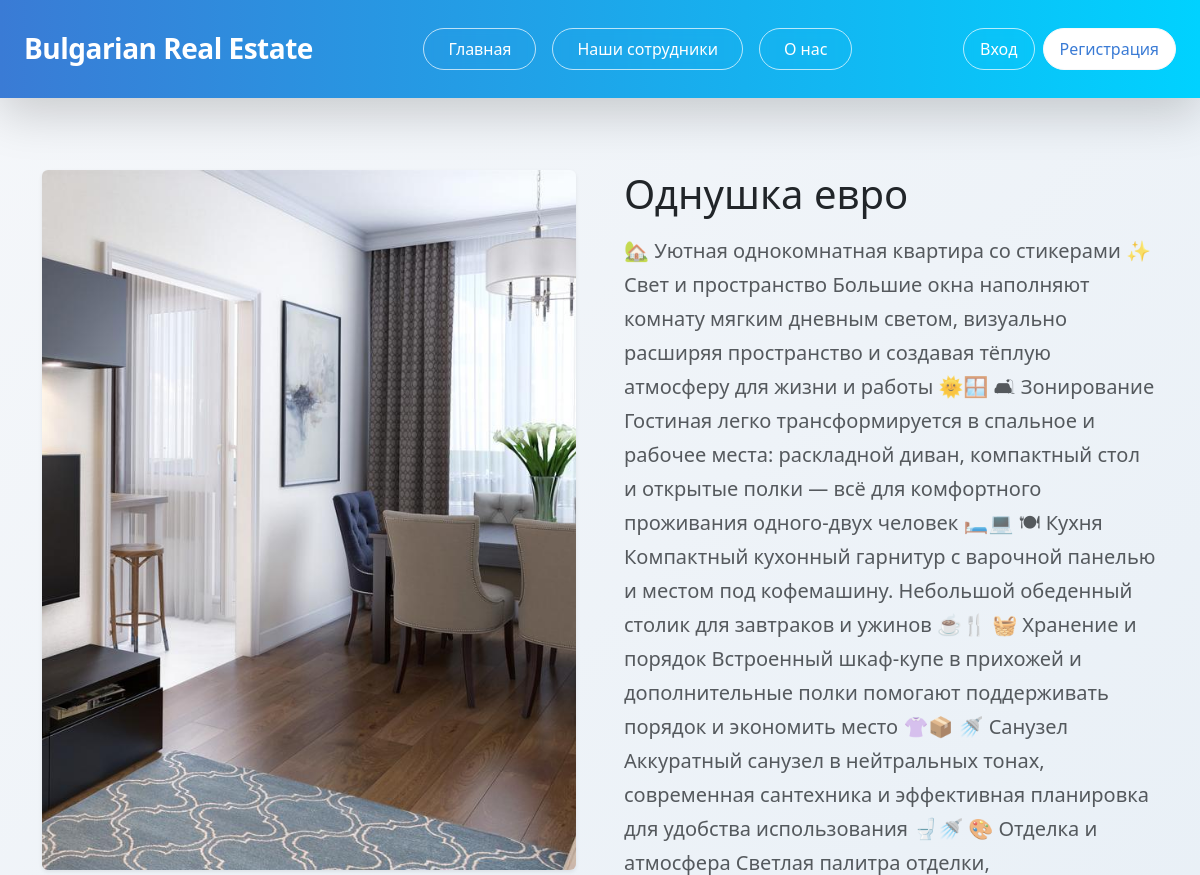
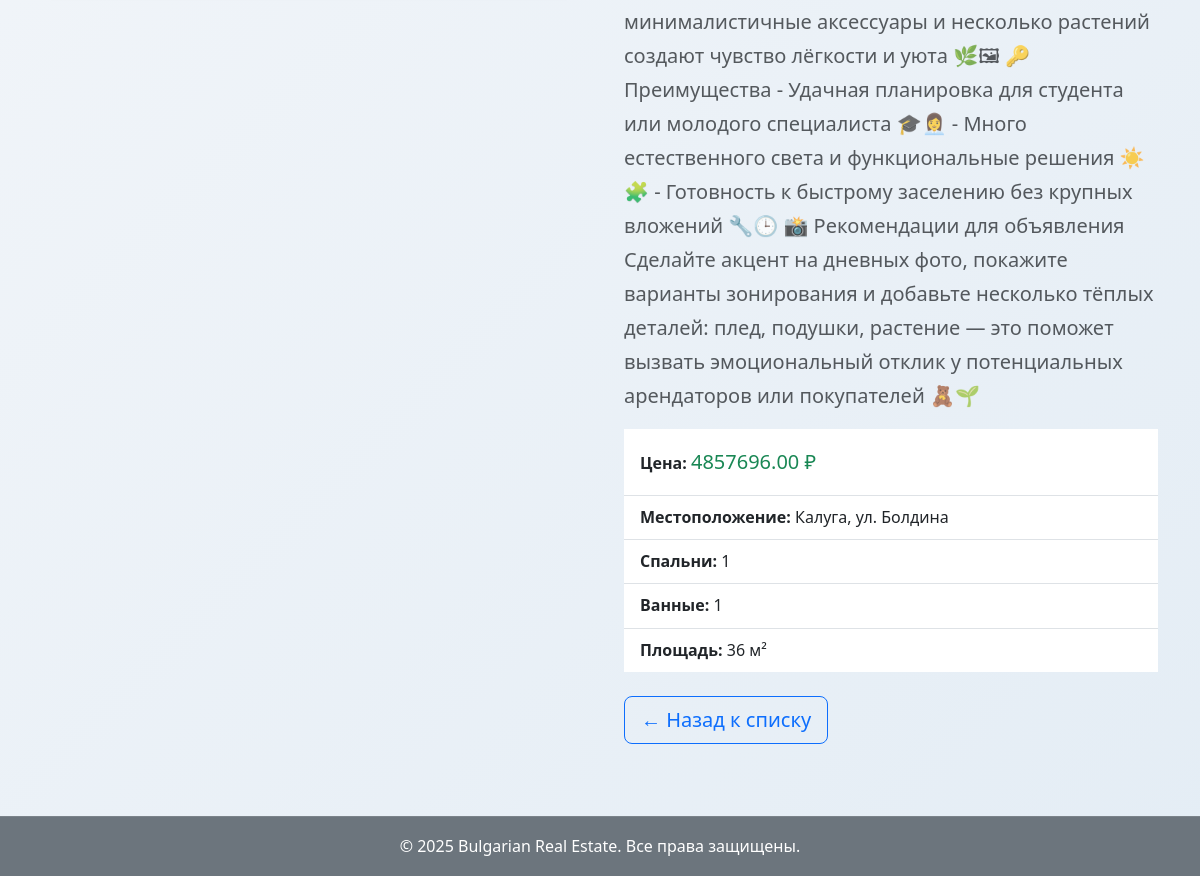
The app's page /property/10/ with its own data (2 pictures, top to bottom).
### properties/models.py (models this page shows, shortened)
class Property(models.Model):
    title = models.CharField("Заголовок", max_length=50)
    description = models.TextField("Описание")
    price = models.DecimalField("Цена", max_digits=10, decimal_places=2)
    location = models.CharField("Местоположение", max_length=100)
    bedrooms = models.IntegerField("Количество спален", blank=True, null=True)
    bathrooms = models.IntegerField("Количество ванных комнат")
    area = models.IntegerField("Площадь (м²)")
    property_type = models.CharField(
        "Тип недвижимости",
        max_length=10,
        choices=PROPERTY_TYPE_CHOICES,
        default='1_room'
    )
    image = models.ImageField("Фото", upload_to='properties/', blank=True, null=True)
    is_published = models.BooleanField("Опубликовано", default=True)
    created_at = models.DateTimeField(auto_now_add=True)
    class Meta:
        verbose_name = "Недвижимость"
        verbose_name_plural = "Недвижимость"

### properties/views.py (the view)
# urls.py: path('property/<int:pk>/', views.PropertyDetailView.as_view(), name='property_detail'),
class PropertyDetailView(DetailView):
    model = Property
    template_name = 'properties/property_detail.html'
    context_object_name = 'property'
    def get_queryset(self):
        return Property.objects.filter(is_published=True)

### templates/properties/property_detail.html (shortened to what this page needs)
{% extends "properties/base.html" %}
{% load static %}
{% block content %}
<div class="container my-5 text-dark">
  <div class="row align-items-start g-5">
    <div class="col-md-6">
      {% if property.image %}
        <img src="{{ property.image.url }}"
             class="img-fluid rounded shadow-sm"
             alt="{{ property.title }}"
             style="width: 100%; height: 700px; object-fit: cover;">
      {% else %}
        <img src="https://via.placeholder.com/600x450?text=Нет+фото"
             class="img-fluid rounded"
             alt="Нет фото"
             style="width: 100%; height: 450px; object-fit: cover;">
      {% endif %}
    </div>
    <div class="col-md-6">
      <h1 class="mb-3">{{ property.title }}</h1>
      <p class="lead text-muted">{{ property.description }}</p>
      <ul class="list-group list-group-flush mb-4">
        <li class="list-group-item py-3">
          <strong>Цена:</strong>
          <span class="text-success fs-5">{{ property.price }} ₽</span>
        </li>
        <li class="list-group-item py-2"><strong>Местоположение:</strong> {{ property.location }}</li>
        <li class="list-group-item py-2"><strong>Спальни:</strong> {{ property.bedrooms }}</li>
        <li class="list-group-item py-2"><strong>Ванные:</strong> {{ property.bathrooms }}</li>
        <li class="list-group-item py-2"><strong>Площадь:</strong> {{ property.area }} м²</li>
      </ul>
      <a href="{% url 'index' %}" class="btn btn-outline-primary btn-lg">
        ← Назад к списку
      </a>
    </div>
  </div>
</div>
{% endblock %}

### static/css/new-style.css (style rules this page uses)
body { font-family: 'Segoe UI', Tahoma, Geneva, Verdana, sans-serif; background: linear-gradient(135deg, #f5f7fa 0%, #e4edf5 100%); color: #333; line-height: 1.7; min-height: 100vh; display: flex; flex-direction: column; }

### records on screen
Property: image (picture), title "Однушка евро", description "🏡 Уютная однокомнатная квартира со стикерами ✨ Свет и пространство Большие окна наполняют комнату мягким дневным светом, визуально расширяя пространство и создавая тёплую атмосферу для жизни и работы 🌞🪟 🛋 Зонирование Гостиная легко трансформируется в спальное и рабочее места: раскладной диван, компактный стол и открытые полки — всё для комфортного проживания одного‑двух человек 🛏️💻 🍽 Кухня Компактный кухонный гарнитур с варочной панелью и местом под кофемашину. Небольшой обеденный столик для завтраков и ужинов ☕️🍴 🧺 Хранение и порядок Встроенный шкаф‑купе в прихожей и дополнительные полки помогают поддерживать порядок и экономить место 👚📦 🚿 Санузел Аккуратный санузел в нейтральных тонах,…", price "4857696.00", location "Калуга, ул. Болдина", bedrooms "1", bathrooms "1", area "36"
